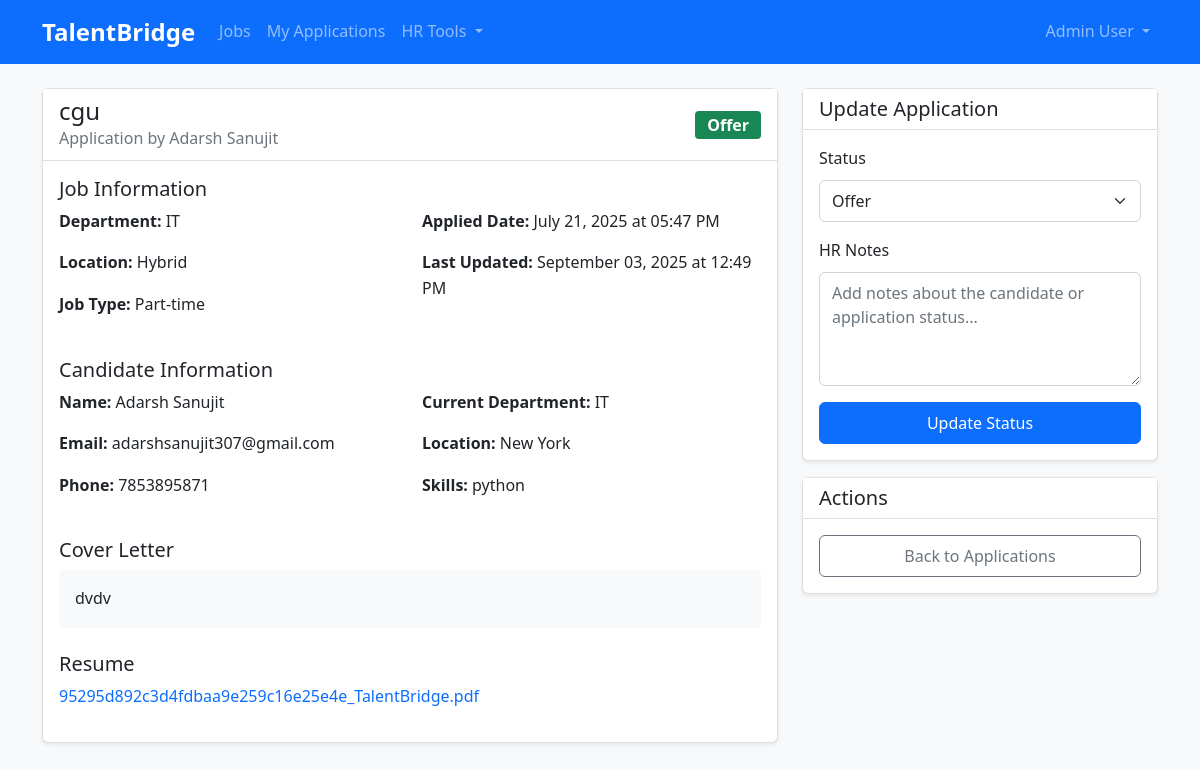
Page /applications/1 (signed in) on the committed database.
### app/models.py (models this page shows, shortened)
class User(UserMixin, db.Model):
    id = db.Column(db.Integer, primary_key=True)
    username = db.Column(db.String(80), unique=True, nullable=False)
    email = db.Column(db.String(120), unique=True, nullable=False)
    password = db.Column(db.String(120), nullable=False)
    role = db.Column(db.String(20), nullable=False, default='employee')
    first_name = db.Column(db.String(50), nullable=False)
    last_name = db.Column(db.String(50), nullable=False)
    department = db.Column(db.String(100))
    location = db.Column(db.String(100))
    skills = db.Column(db.Text)
    phone = db.Column(db.String(20))
    resume_filename = db.Column(db.String(200))
    created_at = db.Column(db.DateTime, default=datetime.utcnow)
    applications = db.relationship('Application', backref='applicant', lazy=True)
    posted_jobs = db.relationship('Job', backref='posted_by_user', lazy=True)
    def get_full_name(self):
        return f"{self.first_name} {self.last_name}"

class Job(db.Model):
    id = db.Column(db.Integer, primary_key=True)
    title = db.Column(db.String(200), nullable=False)
    department = db.Column(db.String(100), nullable=False)
    location = db.Column(db.String(100), nullable=False)
    description = db.Column(db.Text, nullable=False)
    requirements = db.Column(db.Text)
    skills_required = db.Column(db.Text)
    salary_range = db.Column(db.String(100))
    job_type = db.Column(db.String(50), default='Full-time')
    status = db.Column(db.String(20), default='active')
    deadline = db.Column(db.DateTime)
    posted_by = db.Column(db.Integer, db.ForeignKey('user.id'), nullable=False)
    created_at = db.Column(db.DateTime, default=datetime.utcnow)
    updated_at = db.Column(db.DateTime, default=datetime.utcnow, onupdate=datetime.utcnow)
    applications = db.relationship('Application', backref='job', lazy=True, cascade='all, delete-orphan')

class Application(db.Model):
    id = db.Column(db.Integer, primary_key=True)
    job_id = db.Column(db.Integer, db.ForeignKey('job.id'), nullable=False)
    user_id = db.Column(db.Integer, db.ForeignKey('user.id'), nullable=False)
    cover_letter = db.Column(db.Text)
    resume_filename = db.Column(db.String(200))
    status = db.Column(db.String(20), default='submitted')
    applied_at = db.Column(db.DateTime, default=datetime.utcnow)
    updated_at = db.Column(db.DateTime, default=datetime.utcnow, onupdate=datetime.utcnow)
    hr_notes = db.Column(db.Text)
    interviews = db.relationship('Interview', backref='application', lazy=True, cascade='all, delete-orphan')

### app/routes/applications.py (the view)
@applications_bp.route('/<int:application_id>')
@login_required
def application_detail(application_id):
    application = Application.query.get_or_404(application_id)
    if current_user.role not in ['hr', 'manager'] and application.user_id != current_user.id:
        flash('Access denied', 'danger')
        return redirect(url_for('applications.my_applications'))
    return render_template('applications/application_detail.html', application=application)

### app/templates/applications/application_detail.html (shortened to what this page needs)
{% extends "base.html" %}
{% block content %}
<div class="row">
    <div class="col-lg-8">
        <div class="card">
            <div class="card-header">
                <div class="d-flex justify-content-between align-items-center">
                    <div>
                        <h4 class="mb-0">{{ application.job.title }}</h4>
                        <p class="text-muted mb-0">Application by {{ application.applicant.get_full_name() }}</p>
                    </div>
                    <span class="badge bg-{% if application.status == 'submitted' %}secondary{% elif application.status == 'screening' %}info{% elif application.status == 'interview' %}warning{% elif application.status == 'offer' %}success{% elif application.status == 'rejected' %}danger{% else %}secondary{% endif %} fs-6">
                        {{ application.status.replace('_', ' ').title() }}
                    </span>
                </div>
            </div>
            <div class="card-body">
                <h5>Job Information</h5>
                <div class="row mb-4">
                    <div class="col-md-6">
                        <p><strong>Department:</strong> {{ application.job.department }}</p>
                        <p><strong>Location:</strong> {{ application.job.location }}</p>
                        <p><strong>Job Type:</strong> {{ application.job.job_type }}</p>
                    </div>
                    <div class="col-md-6">
                        <p><strong>Applied Date:</strong> {{ application.applied_at.strftime('%B %d, %Y at %I:%M %p') }}</p>
                        <p><strong>Last Updated:</strong> {{ application.updated_at.strftime('%B %d, %Y at %I:%M %p') }}</p>
                    </div>
                </div>
                <h5>Candidate Information</h5>
                <div class="row mb-4">
                    <div class="col-md-6">
                        <p><strong>Name:</strong> {{ application.applicant.get_full_name() }}</p>
                        <p><strong>Email:</strong> {{ application.applicant.email }}</p>
                        <p><strong>Phone:</strong> {{ application.applicant.phone or 'Not provided' }}</p>
                    </div>
                    <div class="col-md-6">
                        <p><strong>Current Department:</strong> {{ application.applicant.department or 'Not specified' }}</p>
                        <p><strong>Location:</strong> {{ application.applicant.location or 'Not specified' }}</p>
                        {% if application.applicant.skills %}
                        <p><strong>Skills:</strong> {{ application.applicant.skills }}</p>
                        {% endif %}
                    </div>
                </div>
                {% if application.cover_letter %}
                <h5>Cover Letter</h5>
                <div class="p-3 bg-light rounded mb-4">
                    {{ application.cover_letter|nl2br }}
                </div>
                {% endif %}
                {% if application.resume_filename %}
                <h5>Resume</h5>
                <p>
                    <a href="{{ url_for('static', filename='uploads/resumes/' + application.resume_filename) }}"
                       target="_blank" class="text-decoration-none">{{ application.resume_filename }}</a>
                </p>
                {% endif %}
            </div>
        </div>
    </div>
    <div class="col-lg-4">
        {% if current_user.role in ['hr', 'manager'] %}
        <div class="card">
            <div class="card-header">
                <h5 class="mb-0">Update Application</h5>
            </div>
            <div class="card-body">
                <form method="POST" action="{{ url_for('applications.update_status', application_id=application.id) }}">
                    <div class="mb-3">
                        <label for="status" class="form-label">Status</label>
                        <select class="form-select" id="status" name="status" required>
                            <option value="offer" {% if application.status == 'offer' %}selected{% endif %}>Offer</option>
                        </select>
                    </div>
                    <div class="mb-3">
                        <label for="hr_notes" class="form-label">HR Notes</label>
                        <textarea class="form-control" id="hr_notes" name="hr_notes" rows="4"
                                  placeholder="Add notes about the candidate or application status...">{{ application.hr_notes or '' }}</textarea>
                    </div>
                    <button type="submit" class="btn btn-primary w-100">Update Status</button>
                </form>
            </div>
        </div>
        <div class="card mt-3">
            <div class="card-header">
                <h5 class="mb-0">Actions</h5>
            </div>
            <div class="card-body">
                <div class="d-grid gap-2">
                    <a href="{{ url_for('applications.manage_applications') }}"
                       class="btn btn-outline-secondary">Back to Applications</a>
                </div>
            </div>
        </div>
        {% endif %}
    </div>
</div>
{% endblock %}

### app/templates/base.html (shortened to what this page needs)
<!DOCTYPE html>
<html lang="en">
<head>
    <link href="https://cdn.jsdelivr.net/npm/bootstrap@5.1.3/dist/css/bootstrap.min.css" rel="stylesheet">
    <link href="{{ url_for('static', filename='css/style.css') }}" rel="stylesheet">
</head>
<body>
    <nav class="navbar navbar-expand-lg navbar-dark bg-primary">
        <div class="container">
            <a class="navbar-brand" href="{{ url_for('index') }}">TalentBridge</a>
            {% if current_user.is_authenticated %}
            <div class="collapse navbar-collapse" id="navbarNav">
                <ul class="navbar-nav me-auto">
                    <li class="nav-item">
                        <a class="nav-link" href="{{ url_for('jobs.job_list') }}">Jobs</a>
                    </li>
                    <li class="nav-item">
                        <a class="nav-link" href="{{ url_for('applications.my_applications') }}">My Applications</a>
                    </li>
                    {% if current_user.role in ['hr', 'manager'] %}
                    <li class="nav-item dropdown">
                        <a class="nav-link dropdown-toggle" href="#" role="button" data-bs-toggle="dropdown">
                            HR Tools
                        </a>
                    </li>
                    {% endif %}
                </ul>
                <ul class="navbar-nav">
                    <li class="nav-item dropdown">
                        <a class="nav-link dropdown-toggle" href="#" role="button" data-bs-toggle="dropdown">
                            {{ current_user.get_full_name() }}
                        </a>
                    </li>
                </ul>
            </div>
            {% endif %}
        </div>
    </nav>
    <main class="container mt-4">
        {% block content %}{% endblock %}
    </main>
</body>
</html>

### app/static/css/style.css (style rules this page uses)
:root { --primary-color: #0d6efd; --secondary-color: #6c757d; --success-color: #198754; --info-color: #0dcaf0; --warning-color: #ffc107; --danger-color: #dc3545; --light-color: #f8f9fa; --dark-color: #212529; }
body { font-family: 'Segoe UI', Tahoma, Geneva, Verdana, sans-serif; background-color: #f8f9fa; line-height: 1.6; }
.navbar-brand { font-weight: bold; font-size: 1.5rem; }
.card { box-shadow: 0 0.125rem 0.25rem rgba(0, 0, 0, 0.075); border: 1px solid rgba(0, 0, 0, 0.125); border-radius: 0.375rem; }
.card-header { background-color: #fff; border-bottom: 1px solid rgba(0, 0, 0, 0.125); font-weight: 500; }
.badge { font-size: 0.75em; padding: 0.375em 0.75em; }
.btn { font-weight: 500; border-radius: 0.375rem; padding: 0.5rem 1rem; transition: all 0.2s ease-in-out; }
.form-control, .form-select { border-radius: 0.375rem; border: 1px solid #ced4da; padding: 0.5rem 0.75rem; transition: border-color 0.15s ease-in-out, box-shadow 0.15s ease-in-out; }

### rows in the picture
User: get_full_name "Admin User"
Job: job "cgu", job.department "IT", job.location "Hybrid", job.job_type "Part-time"
User: applicant.get_full_name "Adarsh Sanujit", applicant.email "adarshsanujit307@gmail.com", applicant "7853895871", applicant "IT", applicant "New York", applicant.skills "python"
Application: status.replace "Offer", applied_at "July 21, 2025 at 05:47 PM", updated_at "September 03, 2025 at 12:49 PM", cover_letter "dvdv", resume_filename "95295d892c3d4fdbaa9e259c16e25e4e_TalentBridge.pdf", status "Offer"
